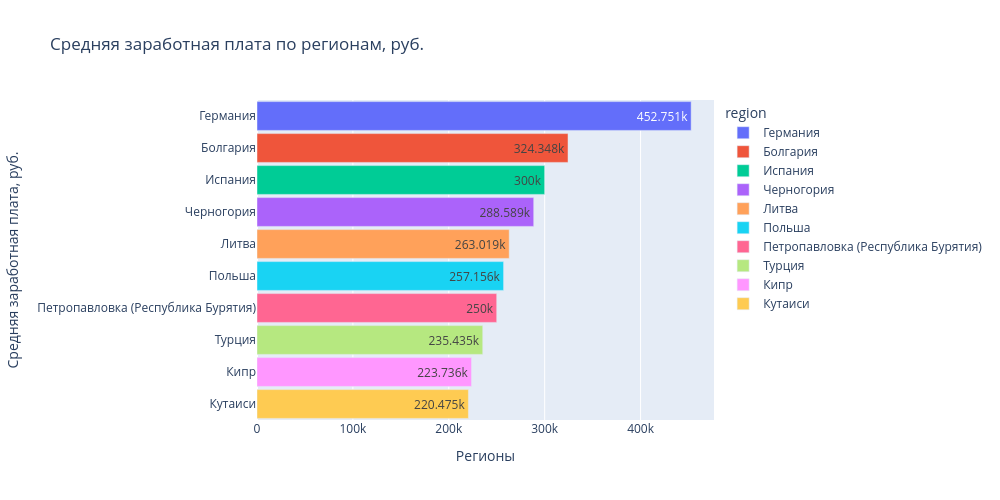

Here is the notebook cell this chart was saved with:
### Markdown cell above
Выводы:  
из графика видно, что подавляющее число вакансий и работодателей находится в Москве. Далее следует Санкт-Петербург и Минск.

### Code cell
# Дополнительное исследование 3 (средняя заработная плата по регионам)

# выборка 10 самых популярных регионов, по размеру средней заработной платы
# анализ таблицы "vacancies" (список вакансий) и таблицы "areas" (список регионов)
# левое соединение по идентификатору города
query_area = f'''
    SELECT a.name AS region,
    ROUND(AVG(COALESCE((v.salary_from + v.salary_to) / 2, v.salary_from, v.salary_to)), 0) AS avg_salary
    FROM vacancies v
    JOIN areas a ON v.area_id = a.id
    WHERE v.salary_from IS NOT NULL OR v.salary_to IS NOT NULL
    GROUP BY a.name
    ORDER BY avg_salary DESC
    LIMIT 10
'''

# запрос (10 самых популярных регионов, по размеру средней заработной платы)
df_areas_top_zp = pd.read_sql_query(query_area, connection)

# график: столбчатая диграмма
fig = px.bar(
    data_frame = df_areas_top_zp,
    #x = 'region',   # ось абсцисс (x), регионы
    #y = 'avg_salary', # ось ординат (y), средняя заработная плата (руб.)
    x = 'avg_salary',   # ось абсцисс (x), регионы
    y = 'region', # ось ординат (y), средняя заработная плата (руб.)
    text_auto = True, # отображение надписей, на колонках гистограммы
    title = 'Средняя заработная плата по регионам, руб.', # заголовок
    width = 1000,    # ширина графика
    height = 500,    # высота графика
    text = 'region',  # вывод регионы
    color = 'region', # расраска по регионам
)

# отображение графика (визуализация)
fig.update_layout(
    bargap = 0.1, # ширина вертикальной разделительной полосы
    xaxis_title = 'Регионы', # подпись оси абсции (x)
    yaxis_title = 'Средняя заработная плата, руб.', # подпись оси ординат (y)
)

fig.show()

### Figure 1 — Plotly figure (JSON) as saved in the notebook; plotly's stock layout.template omitted (floating-point values rounded to 4 significant figures)
{"data": [{"hovertemplate": "region=%{text}<br>avg_salary=%{x}<extra></extra>", "legendgroup": "Германия", "marker": {"color": "#636efa", "pattern": {"shape": ""}}, "name": "Германия", "orientation": "h", "showlegend": true, "text": ["Германия"], "textposition": "auto", "texttemplate": "%{x}", "type": "bar", "x": [452800.0], "xaxis": "x", "y": ["Германия"], "yaxis": "y"}, {"hovertemplate": "region=%{text}<br>avg_salary=%{x}<extra></extra>", "legendgroup": "Болгария", "marker": {"color": "#EF553B", "pattern": {"shape": ""}}, "name": "Болгария", "orientation": "h", "showlegend": true, "text": ["Болгария"], "textposition": "auto", "texttemplate": "%{x}", "type": "bar", "x": [324300.0], "xaxis": "x", "y": ["Болгария"], "yaxis": "y"}, {"hovertemplate": "region=%{text}<br>avg_salary=%{x}<extra></extra>", "legendgroup": "Испания", "marker": {"color": "#00cc96", "pattern": {"shape": ""}}, "name": "Испания", "orientation": "h", "showlegend": true, "text": ["Испания"], "textposition": "auto", "texttemplate": "%{x}", "type": "bar", "x": [300000.0], "xaxis": "x", "y": ["Испания"], "yaxis": "y"}, {"hovertemplate": "region=%{text}<br>avg_salary=%{x}<extra></extra>", "legendgroup": "Черногория", "marker": {"color": "#ab63fa", "pattern": {"shape": ""}}, "name": "Черногория", "orientation": "h", "showlegend": true, "text": ["Черногория"], "textposition": "auto", "texttemplate": "%{x}", "type": "bar", "x": [288600.0], "xaxis": "x", "y": ["Черногория"], "yaxis": "y"}, {"hovertemplate": "region=%{text}<br>avg_salary=%{x}<extra></extra>", "legendgroup": "Литва", "marker": {"color": "#FFA15A", "pattern": {"shape": ""}}, "name": "Литва", "orientation": "h", "showlegend": true, "text": ["Литва"], "textposition": "auto", "texttemplate": "%{x}", "type": "bar", "x": [263000.0], "xaxis": "x", "y": ["Литва"], "yaxis": "y"}, {"hovertemplate": "region=%{text}<br>avg_salary=%{x}<extra></extra>", "legendgroup": "Польша", "marker": {"color": "#19d3f3", "pattern": {"shape": ""}}, "name": "Польша", "orientation": "h", "showlegend": true, "text": ["Польша"], "textposition": "auto", "texttemplate": "%{x}", "type": "bar", "x": [257200.0], "xaxis": "x", "y": ["Польша"], "yaxis": "y"}, {"hovertemplate": "region=%{text}<br>avg_salary=%{x}<extra></extra>", "legendgroup": "Петропавловка (Республика Бурятия)", "marker": {"color": "#FF6692", "pattern": {"shape": ""}}, "name": "Петропавловка (Республика Бурятия)", "orientation": "h", "showlegend": true, "text": ["Петропавловка (Республика Бурятия)"], "textposition": "auto", "texttemplate": "%{x}", "type": "bar", "x": [250000.0], "xaxis": "x", "y": ["Петропавловка (Республика Бурятия)"], "yaxis": "y"}, {"hovertemplate": "region=%{text}<br>avg_salary=%{x}<extra></extra>", "legendgroup": "Турция", "marker": {"color": "#B6E880", "pattern": {"shape": ""}}, "name": "Турция", "orientation": "h", "showlegend": true, "text": ["Турция"], "textposition": "auto", "texttemplate": "%{x}", "type": "bar", "x": [235400.0], "xaxis": "x", "y": ["Турция"], "yaxis": "y"}, {"hovertemplate": "region=%{text}<br>avg_salary=%{x}<extra></extra>", "legendgroup": "Кипр", "marker": {"color": "#FF97FF", "pattern": {"shape": ""}}, "name": "Кипр", "orientation": "h", "showlegend": true, "text": ["Кипр"], "textposition": "auto", "texttemplate": "%{x}", "type": "bar", "x": [223700.0], "xaxis": "x", "y": ["Кипр"], "yaxis": "y"}, {"hovertemplate": "region=%{text}<br>avg_salary=%{x}<extra></extra>", "legendgroup": "Кутаиси", "marker": {"color": "#FECB52", "pattern": {"shape": ""}}, "name": "Кутаиси", "orientation": "h", "showlegend": true, "text": ["Кутаиси"], "textposition": "auto", "texttemplate": "%{x}", "type": "bar", "x": [220500.0], "xaxis": "x", "y": ["Кутаиси"], "yaxis": "y"}], "layout": {"bargap": 0.1, "barmode": "relative", "height": 500, "legend": {"title": {"text": "region"}, "tracegroupgap": 0}, "title": {"text": "Средняя заработная плата по регионам, руб."}, "width": 1000, "xaxis": {"anchor": "y", "domain": [0, 1], "title": {"text": "Регионы"}}, "yaxis": {"anchor": "x", "categoryarray": ["Кутаиси", "Кипр", "Турция", "Петропавловка (Республика Бурятия)", "Польша", "Литва", "Черногория", "Испания", "Болгария", "Германия"], "categoryorder": "array", "domain": [0, 1], "title": {"text": "Средняя заработная плата, руб."}}}}
